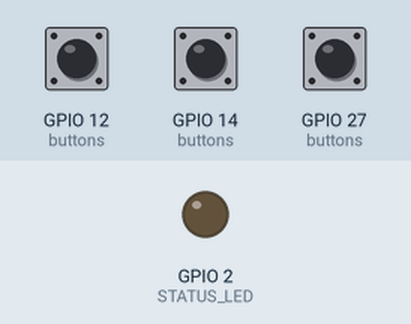
Simulated run of this sketch. Board: ESP32. On the bench: output pins drawn as LEDs (lit = HIGH). The test bench sets the inputs (shaded band); at power-on: GPIO 12 (buttons) HIGH, GPIO 14 (buttons) HIGH, GPIO 27 (buttons) HIGH. WiFi joins after 1.5 s; servers stay silent unless stated; uploads are accepted with an empty reply; what the sketch prints to the serial monitor is not drawn.

Above: at 3.6 s.
3.7 s: GPIO 12 (buttons) pulled LOW for 0.15 s
At 3.88 s:
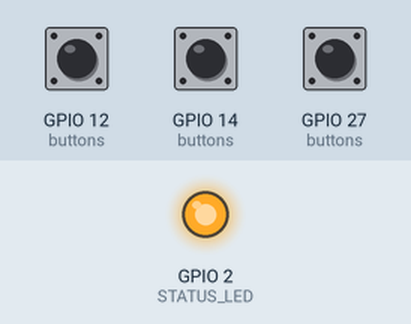
Timing chart, 0 to 6.7 s (numbered marks = the images above; inputs shaded):
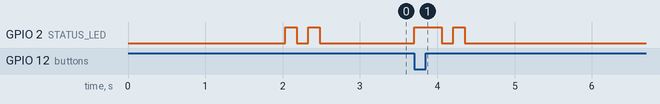

Measured:
- after the input at 3.7 s, GPIO 2 (STATUS_LED): LOW → HIGH at once, → LOW 0.35 s later, → HIGH 0.15 s later, → LOW 0.15 s later

The sketch:

ClawPad.ino
```cpp
/*
 * ClawPad — ESP32 Firmware (3-Button)
 * ====================================
 * Sends button ID to the bridge server via HTTP POST.
 * The bridge handles message content and forwarding to OpenClaw.
 *
 * Wiring (each button connects GPIO → GND, no resistors needed):
 *
 *   Button 1: GPIO 12  (Schedule Meeting)
 *   Button 2: GPIO 14  (Standup Summary)
 *   Button 3: GPIO 27  (EOD Report)
 *   Status LED: GPIO 2  (built-in on most ESP32 boards)
 *
 * ─────────────────────────────────────────────────────────
 *   >>>  CONFIGURE THE 3 VALUES BELOW BEFORE UPLOADING  <<<
 * ─────────────────────────────────────────────────────────
 */

#include <WiFi.h>
#include <HTTPClient.h>

// ════════════════════════════════════════════════════════════
//  CHANGE THESE THREE VALUES
// ════════════════════════════════════════════════════════════

const char* WIFI_SSID     = "XXX";       // Your WiFi network name
const char* WIFI_PASSWORD = "XXX";    // Your WiFi password
const char* BRIDGE_HOST   = "XXX";         // Your PC's LAN IP (run ipconfig to find it)

// ════════════════════════════════════════════════════════════

const int BRIDGE_PORT = 5000;  // Bridge server port (default, don't change unless you changed server.py)

// ─── Button Configuration ────────────────────────────────

struct Button {
  int pin;           // GPIO pin number
  const char* id;    // Button ID (must match config on bridge server)
  bool lastState;    // Previous reading (for debounce)
  unsigned long lastPress;  // Last press timestamp (for debounce)
};

Button buttons[] = {
  { 12, "1", HIGH, 0 },   // Button 1 → GPIO 12
  { 14, "2", HIGH, 0 },   // Button 2 → GPIO 14
  { 27, "3", HIGH, 0 },   // Button 3 → GPIO 27
};

const int NUM_BUTTONS    = sizeof(buttons) / sizeof(buttons[0]);
const int STATUS_LED     = 2;      // Built-in LED on most ESP32 boards
const unsigned long DEBOUNCE_MS = 300;  // Ignore re-presses within 300ms

// ─── LED Feedback ────────────────────────────────────────

void blink(int times, int on_ms = 100) {
  for (int i = 0; i < times; i++) {
    digitalWrite(STATUS_LED, HIGH);
    delay(on_ms);
    digitalWrite(STATUS_LED, LOW);
    if (i < times - 1) delay(on_ms);
  }
}

// ─── Send button press to bridge server ─────────────────

bool sendButtonPress(const char* buttonId) {
  if (WiFi.status() != WL_CONNECTED) {
    Serial.println("[!] WiFi not connected — skipping");
    return false;
  }

  HTTPClient http;
  String url = String("http://") + BRIDGE_HOST + ":" + BRIDGE_PORT + "/api/button/" + buttonId;

  Serial.printf("[>] POST %s\n", url.c_str());

  http.begin(url);
  http.addHeader("Content-Type", "application/json");
  http.setTimeout(5000);  // 5 second timeout

  int code = http.POST("{}");

  if (code == 200 || code == 201) {
    String resp = http.getString();
    Serial.printf("[OK] %d: %s\n", code, resp.c_str());
    http.end();
    return true;
  } else {
    Serial.printf("[ERR] HTTP %d: %s\n", code, http.errorToString(code).c_str());
    http.end();
    return false;
  }
}

// ─── WiFi Connection ────────────────────────────────────

void connectWiFi() {
  if (WiFi.status() == WL_CONNECTED) return;

  Serial.printf("[WiFi] Connecting to \"%s\"", WIFI_SSID);
  WiFi.mode(WIFI_STA);
  WiFi.begin(WIFI_SSID, WIFI_PASSWORD);

  int attempts = 0;
  while (WiFi.status() != WL_CONNECTED && attempts < 40) {
    delay(500);
    Serial.print(".");
    attempts++;
  }

  if (WiFi.status() == WL_CONNECTED) {
    Serial.printf("\n[WiFi] Connected! IP: %s\n", WiFi.localIP().toString().c_str());
    blink(2, 150);  // 2 blinks = success
  } else {
    Serial.println("\n[WiFi] FAILED — check SSID/password");
    Serial.println("[WiFi] Note: ESP32 only supports 2.4 GHz WiFi");
    blink(5, 50);   // 5 rapid blinks = error
  }
}

// ─── Setup ──────────────────────────────────────────────

void setup() {
  Serial.begin(115200);
  delay(500);

  Serial.println();
  Serial.println("╔══════════════════════════════════════╗");
  Serial.println("║        ClawPad — 3-Button            ║");
  Serial.println("╚══════════════════════════════════════╝");
  Serial.printf("  Bridge: %s:%d\n", BRIDGE_HOST, BRIDGE_PORT);
  Serial.println();

  // Setup LED
  pinMode(STATUS_LED, OUTPUT);
  digitalWrite(STATUS_LED, LOW);

  // Setup buttons with internal pull-ups
  for (int i = 0; i < NUM_BUTTONS; i++) {
    pinMode(buttons[i].pin, INPUT_PULLUP);
    buttons[i].lastState = HIGH;   // Unpressed = HIGH (pull-up)
    buttons[i].lastPress = 0;
    Serial.printf("  Button %s → GPIO %d\n", buttons[i].id, buttons[i].pin);
  }

  Serial.println();

  // Connect to WiFi
  connectWiFi();

  Serial.println();
  Serial.println("  Ready! Press a button.");
  Serial.println("  ─────────────────────");
  Serial.println();
}

// ─── Main Loop ──────────────────────────────────────────

void loop() {
  unsigned long now = millis();

  // Reconnect WiFi every 30 seconds if disconnected
  static unsigned long lastWifiCheck = 0;
  if (now - lastWifiCheck > 30000) {
    lastWifiCheck = now;
    connectWiFi();
  }

  // Read all buttons
  for (int i = 0; i < NUM_BUTTONS; i++) {
    bool state = digitalRead(buttons[i].pin);

    // Detect press (HIGH → LOW transition, with debounce)
    if (state == LOW && buttons[i].lastState == HIGH && (now - buttons[i].lastPress) > DEBOUNCE_MS) {
      buttons[i].lastPress = now;

      Serial.printf("\n  >>> Button %s (GPIO %d) PRESSED <<<\n\n", buttons[i].id, buttons[i].pin);

      // LED on while sending
      digitalWrite(STATUS_LED, HIGH);
      bool ok = sendButtonPress(buttons[i].id);
      digitalWrite(STATUS_LED, LOW);

      // Feedback blink
      if (ok) {
        blink(2, 150);   // 2 blinks = sent OK
      } else {
        blink(5, 50);    // 5 rapid blinks = error
      }
    }

    buttons[i].lastState = state;
  }

  delay(10);  // Small delay to prevent CPU hogging
}
```
